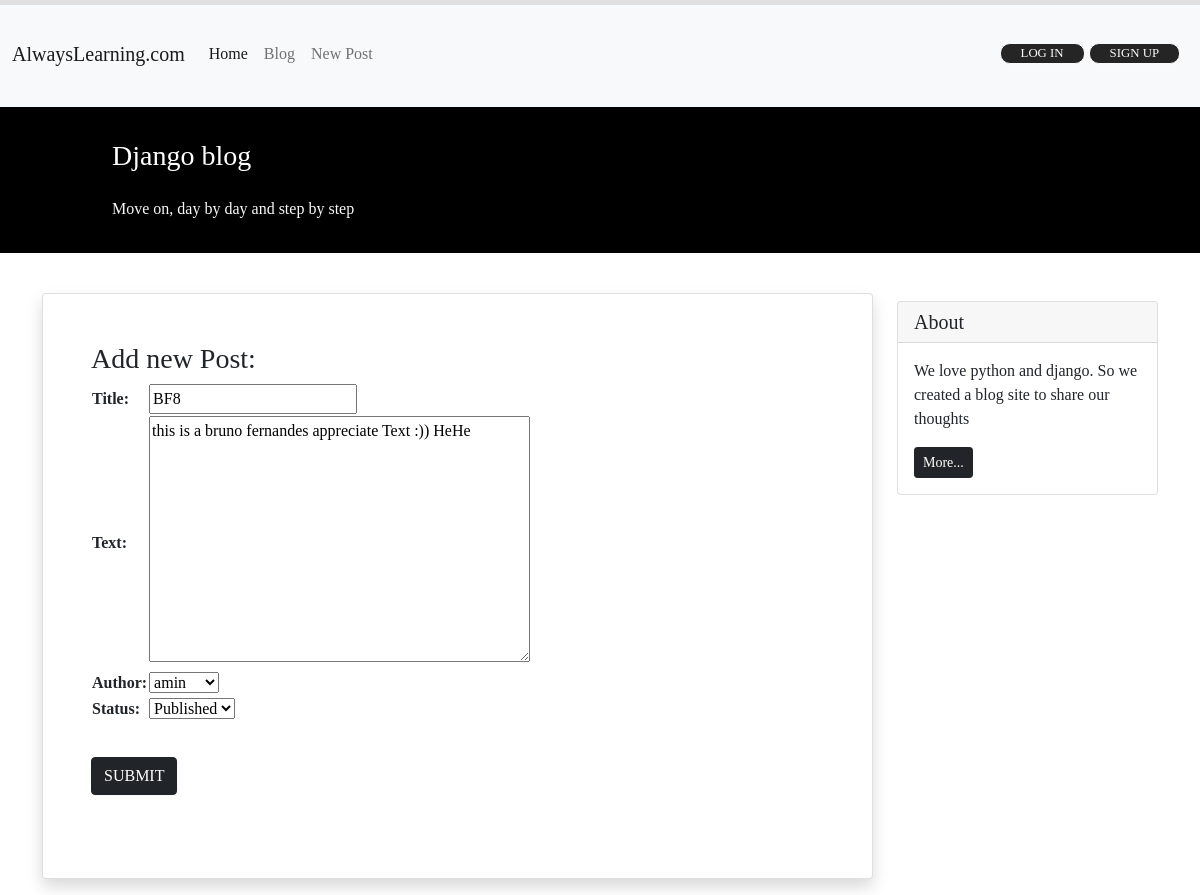
Page /blog/5/update/ on the committed database.
### blog/models.py (models this page shows, shortened)
class Post(models.Model):
   STATUS_CHOICES = (
      ('pub', 'Published'),
      ('drf', 'Draft'),
   )
   title = models.CharField(max_length = 50)
   text = models.TextField()
   author = models.ForeignKey('auth.User', on_delete = models.CASCADE)
   datetime_created = models.DateTimeField(auto_now_add = True)
   datetime_modified = models.DateTimeField(auto_now = True)
   status = models.CharField(choices = STATUS_CHOICES, max_length = 3)

### blog/views.py (the view)
# urls.py: path('<int:pk>/update/', views.PostUpdateView.as_view(), name='post_update'),
class PostUpdateView(generic.UpdateView):
    model = Post
    form_class = NewPostForm
    template_name = 'blog/post_create.html'

### blog/forms.py
class NewPostForm(forms.ModelForm):
    class Meta:
        model = Post
        fields = ['title', 'text', 'author', 'status']

### blog/templates/blog/post_create.html (shortened to what this page needs)
{% extends '_base.html' %}
{% block page_content %}
    <div class="container mt-4">
        <div class="row">
            <div class="col-9">
                <div class="card shadow my-3 p-5">
                    <h3>Add new Post:</h3>
                    <form method="POST">
                        <table>
                            {{ form.as_table }}
                        </table>
                        <button type="submit" class="btn btn-dark">Submit</button>
                    </form>
                </div>
            </div>
            <div class="col-3">
                    <div class="card my-4">
                        <h5 class="card-header">About</h5>
                        <div class="card-body">
                            <p class="card-text">We love python and django. So we created a blog site to share our
                                thoughts</p>
                            <a href="#"
                            class="btn btn-sm btn-dark">
                                More...
                            </a>
                        </div>
                    </div>
            </div>
        </div>
    </div>
{% endblock page_content %}

### templates/_base.html (style rules this page uses)
button { font-size: 0.8rem; color: #FAFAFA; text-transform: uppercase; padding: 0.0005px 20px; border-radius: 10px; border: 1px solid #fafafa; background: #252525; box-shadow: 1px 1px #fafafa; cursor: pointer; margin: 35px 0; }

### rows in the picture
Post: title "BF8", text "this is a bruno fernandes appreciate Text :)) HeHe", author "amin", status "Published"
